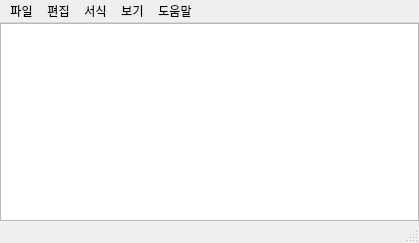
<?xml version="1.0" encoding="UTF-8"?>
<ui version="4.0">
 <class>MainWindow</class>
 <widget class="QMainWindow" name="MainWindow">
  <property name="geometry">
   <rect>
    <x>0</x>
    <y>0</y>
    <width>419</width>
    <height>243</height>
   </rect>
  </property>
  <property name="windowTitle">
   <string>MainWindow</string>
  </property>
  <widget class="QWidget" name="centralwidget">
   <layout class="QGridLayout" name="gridLayout_2">
    <property name="leftMargin">
     <number>0</number>
    </property>
    <property name="topMargin">
     <number>0</number>
    </property>
    <property name="rightMargin">
     <number>0</number>
    </property>
    <property name="bottomMargin">
     <number>0</number>
    </property>
    <item row="0" column="0">
     <layout class="QGridLayout" name="gridLayout">
      <item row="0" column="0">
       <widget class="QPlainTextEdit" name="plainTextEdit"/>
      </item>
     </layout>
    </item>
   </layout>
  </widget>
  <widget class="QMenuBar" name="menubar">
   <property name="geometry">
    <rect>
     <x>0</x>
     <y>0</y>
     <width>419</width>
     <height>21</height>
    </rect>
   </property>
   <widget class="QMenu" name="menu_file">
    <property name="title">
     <string>파일</string>
    </property>
    <addaction name="action_open"/>
    <addaction name="action_save"/>
   </widget>
   <widget class="QMenu" name="menu_edit">
    <property name="title">
     <string>편집</string>
    </property>
   </widget>
   <widget class="QMenu" name="menu_form">
    <property name="title">
     <string>서식</string>
    </property>
   </widget>
   <widget class="QMenu" name="menu_view">
    <property name="title">
     <string>보기</string>
    </property>
   </widget>
   <widget class="QMenu" name="menu_help">
    <property name="title">
     <string>도움말</string>
    </property>
   </widget>
   <addaction name="menu_file"/>
   <addaction name="menu_edit"/>
   <addaction name="menu_form"/>
   <addaction name="menu_view"/>
   <addaction name="menu_help"/>
  </widget>
  <widget class="QStatusBar" name="statusbar"/>
  <action name="action_open">
   <property name="text">
    <string>열기</string>
   </property>
   <property name="shortcut">
    <string>Ctrl+O</string>
   </property>
  </action>
  <action name="action_save">
   <property name="text">
    <string>저장</string>
   </property>
   <property name="shortcut">
    <string>Ctrl+S</string>
   </property>
  </action>
 </widget>
 <resources/>
 <connections/>
</ui>
